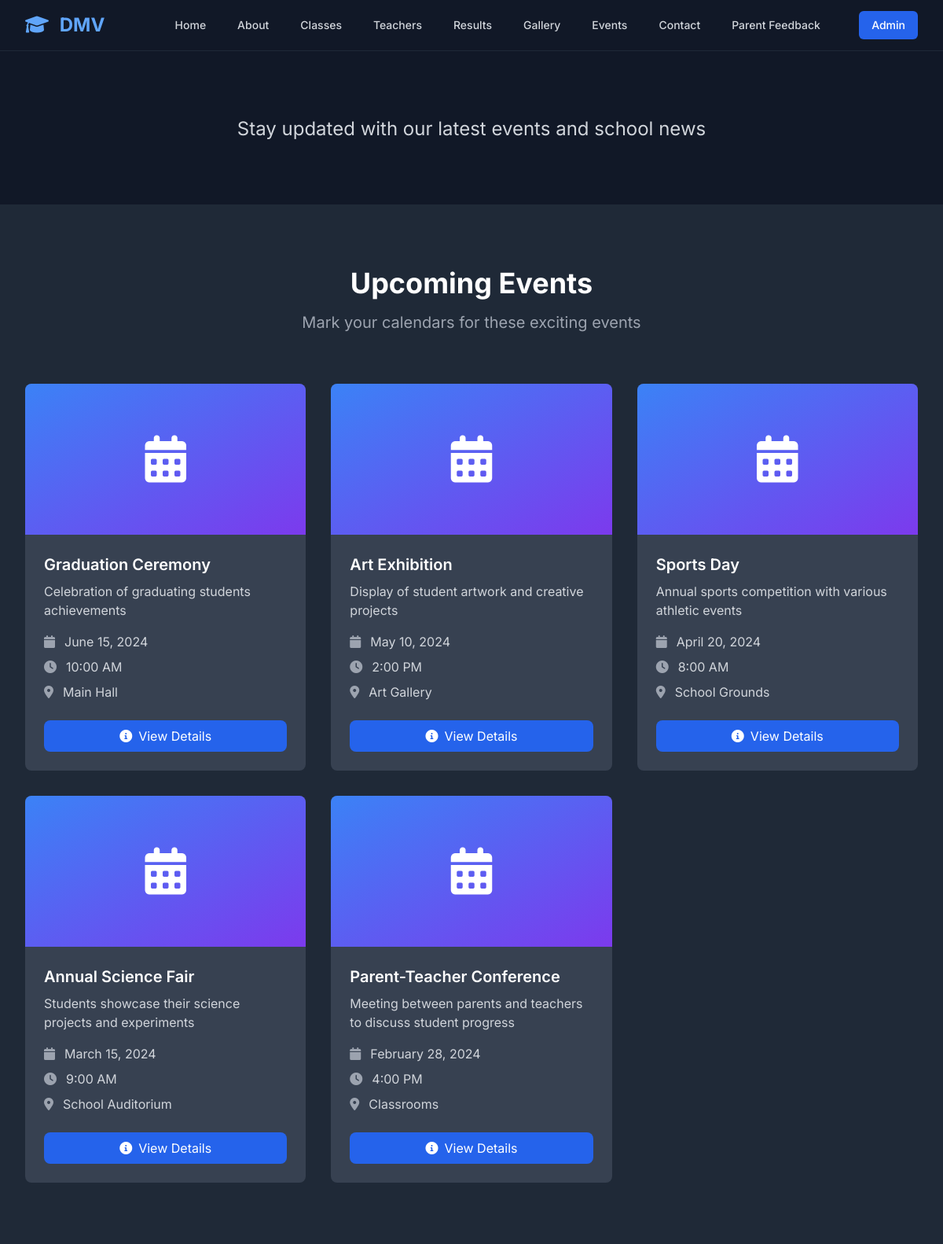
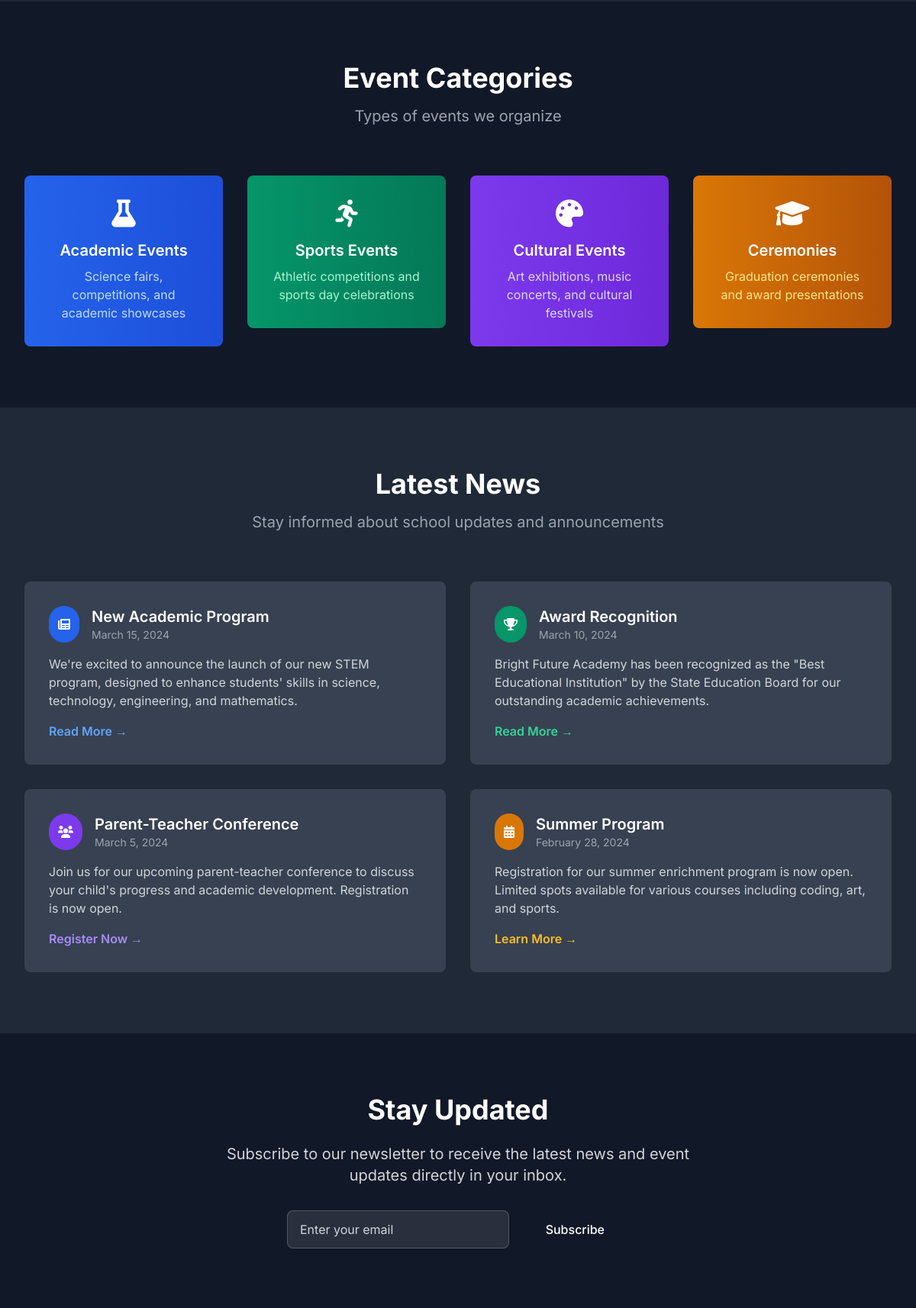
Screenshot of /events.php (upper part) with the database file from the repository (2 pictures, top to bottom).
### tables this page shows
CREATE TABLE IF NOT EXISTS events (
    id INT AUTO_INCREMENT PRIMARY KEY,
    title VARCHAR(200) NOT NULL,
    description TEXT,
    image VARCHAR(255),
    date DATE NOT NULL,
    time TIME,
    location VARCHAR(200),
    created_at TIMESTAMP DEFAULT CURRENT_TIMESTAMP
);

### includes/functions.php (called while the page is built, shortened)
<?php
require_once __DIR__ . '/../config/database.php';
function getEvents($limit = null) {
    global $pdo;
    try {
        $sql = "SELECT * FROM events ORDER BY date DESC";
        $stmt = $pdo->query($sql);
        return $stmt->fetchAll();
    } catch(PDOException $e) {
        error_log("Error getting events: " . $e->getMessage());
        return [];
    }
}
?>

### events.php (the view, shortened to what this page needs)
<?php
require_once 'config/database.php';
require_once 'includes/functions.php';
$events = getEvents();
?>
<!DOCTYPE html>
<html lang="en" class="dark">
<head>
    <link href="https://cdn.jsdelivr.net/npm/tailwindcss@2.2.19/dist/tailwind.min.css" rel="stylesheet">
    <link href="https://cdnjs.cloudflare.com/ajax/libs/font-awesome/6.0.0/css/all.min.css" rel="stylesheet">
    <link href="https://unpkg.com/aos@2.3.1/dist/aos.css" rel="stylesheet">
    <link rel="stylesheet" href="assets/css/style.css">
</head>
<body class="bg-gray-900 text-gray-100 font-inter">
    <?php include 'includes/header.php'; ?>
    <section class="pt-16 pb-20 bg-gradient-to-r from-orange-900 to-red-900">
        <div class="max-w-7xl mx-auto px-4 sm:px-6 lg:px-8 text-center">
            <h1 class="text-5xl md:text-6xl font-bold mb-6 bg-gradient-to-r from-orange-400 to-red-400 bg-clip-text text-transparent" data-aos="fade-up">
            </h1>
            <p class="text-xl md:text-2xl text-gray-300 max-w-3xl mx-auto" data-aos="fade-up" data-aos-delay="200">
                Stay updated with our latest events and school news
            </p>
        </div>
    </section>
    <section class="py-20 bg-gray-800">
        <div class="max-w-7xl mx-auto px-4 sm:px-6 lg:px-8">
            <div class="text-center mb-16" data-aos="fade-up">
                <h2 class="text-4xl font-bold text-white mb-4">Upcoming Events</h2>
                <p class="text-xl text-gray-400">Mark your calendars for these exciting events</p>
            </div>
            <?php if(!empty($events)): ?>
            <div class="grid grid-cols-1 md:grid-cols-2 lg:grid-cols-3 gap-8">
                <?php foreach($events as $index => $event): ?>
                <div class="bg-gray-700 rounded-lg overflow-hidden card-hover" data-aos="fade-up" data-aos-delay="<?php echo ($index + 1) * 100; ?>">
                    <?php if($event['image']): ?>
                    <div class="h-48 bg-cover bg-center" style="background-image: url('<?php echo htmlspecialchars($event['image']); ?>');">
                        <div class="h-full bg-black bg-opacity-40 flex items-end">
                            <div class="p-4">
                                <div class="bg-blue-600 text-white px-3 py-1 rounded-full text-sm font-semibold">
                                    <?php echo date('M j', strtotime($event['date'])); ?>
                                </div>
                            </div>
                        </div>
                    </div>
                    <?php else: ?>
                    <div class="h-48 bg-gradient-to-br from-blue-500 to-purple-600 flex items-center justify-center">
                        <i class="fas fa-calendar-alt text-6xl text-white"></i>
                    </div>
                    <?php endif; ?>
                    <div class="p-6">
                        <h3 class="text-xl font-semibold text-white mb-2"><?php echo htmlspecialchars($event['title']); ?></h3>
                        <p class="text-gray-300 mb-4 line-clamp-3"><?php echo htmlspecialchars($event['description']); ?></p>
                        <div class="space-y-2 mb-6">
                            <div class="flex items-center">
                                <i class="fas fa-calendar text-gray-400 mr-3"></i>
                                <span class="text-gray-300"><?php echo date('F j, Y', strtotime($event['date'])); ?></span>
                            </div>
                            <?php if($event['time']): ?>
                            <div class="flex items-center">
                                <i class="fas fa-clock text-gray-400 mr-3"></i>
                                <span class="text-gray-300"><?php echo date('g:i A', strtotime($event['time'])); ?></span>
                            </div>
                            <?php endif; ?>
                            <?php if($event['location']): ?>
                            <div class="flex items-center">
                                <i class="fas fa-map-marker-alt text-gray-400 mr-3"></i>
                                <span class="text-gray-300"><?php echo htmlspecialchars($event['location']); ?></span>
                            </div>
                            <?php endif; ?>
                        </div>
                        <button onclick="showEventDetails(<?php echo htmlspecialchars(json_encode($event)); ?>)" class="w-full bg-blue-600 hover:bg-blue-700 text-white py-2 px-4 rounded-lg transition-all duration-300 transform hover:scale-105">
                            <i class="fas fa-info-circle mr-2"></i>View Details
                        </button>
                    </div>
                </div>
                <?php endforeach; ?>
            </div>
            <?php endif; ?>
        </div>
    </section>
    <section class="py-20 bg-gray-900">
        <div class="max-w-7xl mx-auto px-4 sm:px-6 lg:px-8">
            <div class="text-center mb-16" data-aos="fade-up">
                <h2 class="text-4xl font-bold text-white mb-4">Event Categories</h2>
                <p class="text-xl text-gray-400">Types of events we organize</p>
            </div>
            <div class="grid grid-cols-1 md:grid-cols-2 lg:grid-cols-4 gap-8">
                <div class="text-center" data-aos="fade-up" data-aos-delay="100">
                    <div class="bg-gradient-to-r from-blue-600 to-blue-700 rounded-lg p-8 transform hover:scale-105 transition-all duration-300">
                        <i class="fas fa-flask text-4xl text-white mb-4"></i>
                        <h3 class="text-xl font-semibold text-white mb-2">Academic Events</h3>
                        <p class="text-blue-200">Science fairs, competitions, and academic showcases</p>
                    </div>
                </div>
                <div class="text-center" data-aos="fade-up" data-aos-delay="200">
                    <div class="bg-gradient-to-r from-green-600 to-green-700 rounded-lg p-8 transform hover:scale-105 transition-all duration-300">
                        <i class="fas fa-running text-4xl text-white mb-4"></i>
                        <h3 class="text-xl font-semibold text-white mb-2">Sports Events</h3>
                        <p class="text-green-200">Athletic competitions and sports day celebrations</p>
                    </div>
                </div>
                <div class="text-center" data-aos="fade-up" data-aos-delay="300">
                    <div class="bg-gradient-to-r from-purple-600 to-purple-700 rounded-lg p-8 transform hover:scale-105 transition-all duration-300">
                        <i class="fas fa-palette text-4xl text-white mb-4"></i>
                        <h3 class="text-xl font-semibold text-white mb-2">Cultural Events</h3>
                        <p class="text-purple-200">Art exhibitions, music concerts, and cultural festivals</p>
                    </div>
                </div>
                <div class="text-center" data-aos="fade-up" data-aos-delay="400">
                    <div class="bg-gradient-to-r from-yellow-600 to-yellow-700 rounded-lg p-8 transform hover:scale-105 transition-all duration-300">
                        <i class="fas fa-graduation-cap text-4xl text-white mb-4"></i>
                        <h3 class="text-xl font-semibold text-white mb-2">Ceremonies</h3>
                        <p class="text-yellow-200">Graduation ceremonies and award presentations</p>
                    </div>
                </div>
            </div>
        </div>
    </section>
    <section class="py-20 bg-gray-800">
        <div class="max-w-7xl mx-auto px-4 sm:px-6 lg:px-8">
            <div class="text-center mb-16" data-aos="fade-up">
                <h2 class="text-4xl font-bold text-white mb-4">Latest News</h2>
                <p class="text-xl text-gray-400">Stay informed about school updates and announcements</p>
            </div>
            <div class="grid grid-cols-1 md:grid-cols-2 gap-8">
                <div class="bg-gray-700 rounded-lg p-8" data-aos="fade-up" data-aos-delay="100">
                    <div class="flex items-center mb-4">
                        <div class="bg-blue-600 rounded-full p-3 mr-4">
                            <i class="fas fa-newspaper text-white"></i>
                        </div>
                        <div>
                            <h3 class="text-xl font-semibold text-white">New Academic Program</h3>
                            <p class="text-gray-400 text-sm">March 15, 2024</p>
                        </div>
                    </div>
                    <p class="text-gray-300 mb-4">
                        We're excited to announce the launch of our new STEM program, designed to enhance students' skills in science, technology, engineering, and mathematics.
                    </p>
                    <a href="#" class="text-blue-400 hover:text-blue-300 font-semibold">Read More →</a>
                </div>
                <div class="bg-gray-700 rounded-lg p-8" data-aos="fade-up" data-aos-delay="200">
                    <div class="flex items-center mb-4">
                        <div class="bg-green-600 rounded-full p-3 mr-4">
                            <i class="fas fa-trophy text-white"></i>
                        </div>
                        <div>
                            <h3 class="text-xl font-semibold text-white">Award Recognition</h3>
                            <p class="text-gray-400 text-sm">March 10, 2024</p>
                        </div>
                    </div>
                    <p class="text-gray-300 mb-4">
                        Bright Future Academy has been recognized as the "Best Educational Institution" by the State Education Board for our outstanding academic achievements.
                    </p>
                    <a href="#" class="text-green-400 hover:text-green-300 font-semibold">Read More →</a>
                </div>
                <div class="bg-gray-700 rounded-lg p-8" data-aos="fade-up" data-aos-delay="300">
                    <div class="flex items-center mb-4">
                        <div class="bg-purple-600 rounded-full p-3 mr-4">
                            <i class="fas fa-users text-white"></i>
                        </div>
                        <div>
                            <h3 class="text-xl font-semibold text-white">Parent-Teacher Conference</h3>
                            <p class="text-gray-400 text-sm">March 5, 2024</p>
                        </div>
                    </div>
                    <p class="text-gray-300 mb-4">
                        Join us for our upcoming parent-teacher conference to discuss your child's progress and academic development. Registration is now open.
                    </p>
                    <a href="#" class="text-purple-400 hover:text-purple-300 font-semibold">Register Now →</a>
                </div>
                <div class="bg-gray-700 rounded-lg p-8" data-aos="fade-up" data-aos-delay="400">
                    <div class="flex items-center mb-4">
                        <div class="bg-yellow-600 rounded-full p-3 mr-4">
                            <i class="fas fa-calendar-alt text-white"></i>
                        </div>
                        <div>
                            <h3 class="text-xl font-semibold text-white">Summer Program</h3>
                            <p class="text-gray-400 text-sm">February 28, 2024</p>
                        </div>
                    </div>
                    <p class="text-gray-300 mb-4">
                        Registration for our summer enrichment program is now open. Limited spots available for various courses including coding, art, and sports.
                    </p>
                    <a href="#" class="text-yellow-400 hover:text-yellow-300 font-semibold">Learn More →</a>
                </div>
            </div>
        </div>
    </section>
    <section class="py-20 bg-gradient-to-r from-orange-900 to-red-900">
        <div class="max-w-7xl mx-auto px-4 sm:px-6 lg:px-8 text-center">
            <h2 class="text-4xl font-bold text-white mb-6" data-aos="fade-up">
                Stay Updated
            </h2>
            <p class="text-xl text-gray-300 mb-8 max-w-2xl mx-auto" data-aos="fade-up" data-aos-delay="200">
                Subscribe to our newsletter to receive the latest news and event updates directly in your inbox.
            </p>
            <form id="newsletter-form" class="max-w-md mx-auto" data-aos="fade-up" data-aos-delay="400">
                <div class="flex flex-col sm:flex-row gap-4">
                    <input type="email" placeholder="Enter your email" required class="flex-1 bg-white bg-opacity-10 text-white placeholder-gray-300 px-4 py-3 rounded-lg border border-white border-opacity-20 focus:border-opacity-40 focus:outline-none">
                    <button type="submit" class="bg-orange-600 hover:bg-orange-700 text-white px-8 py-3 rounded-lg font-medium transition-all duration-300 transform hover:scale-105">
                        Subscribe
                    </button>
                </div>
            </form>
        </div>
    </section>
</body>
</html>

### assets/css/style.css (style rules this page uses)
:root { --primary-color: #1fb6ff; --secondary-color: #ffd700; --dark-bg: #0d1117; --dark-surface: #161b22; --dark-border: #30363d; --text-primary: #f5f5f5; --text-secondary: #8b949e; }
.font-inter { font-family: 'Inter', sans-serif; }
html { scroll-behavior: smooth; }
.card-hover { transition: all 0.3s ease; }

### rows the page displays
events: title "Graduation Ceremony", description "Celebration of graduating students achievements", date "June 15, 2024", time "10:00 AM", location "Main Hall"
events: title "Art Exhibition", description "Display of student artwork and creative projects", date "May 10, 2024", time "2:00 PM", location "Art Gallery"
events: title "Sports Day", description "Annual sports competition with various athletic events", date "April 20, 2024", time "8:00 AM", location "School Grounds"
events: title "Annual Science Fair", description "Students showcase their science projects and experiments", date "March 15, 2024", time "9:00 AM", location "School Auditorium"
events: title "Parent-Teacher Conference", description "Meeting between parents and teachers to discuss student progress", date "February 28, 2024", time "4:00 PM", location "Classrooms"
